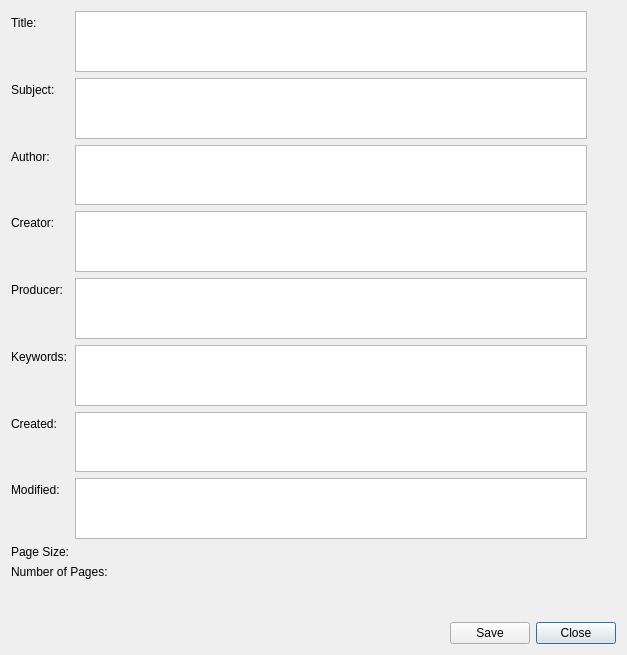
<?xml version="1.0" encoding="UTF-8"?>
<ui version="4.0">
 <class>PropDialog</class>
 <widget class="QDialog" name="PropDialog">
  <property name="geometry">
   <rect>
    <x>0</x>
    <y>0</y>
    <width>627</width>
    <height>655</height>
   </rect>
  </property>
  <property name="windowTitle">
   <string>PDF Information</string>
  </property>
  <layout class="QFormLayout" name="formLayout">
   <item row="0" column="0">
    <widget class="QLabel" name="titleL">
     <property name="text">
      <string>Title:</string>
     </property>
    </widget>
   </item>
   <item row="0" column="1">
    <widget class="QTextEdit" name="titleE">
     <property name="sizePolicy">
      <sizepolicy hsizetype="Preferred" vsizetype="Preferred">
       <horstretch>0</horstretch>
       <verstretch>0</verstretch>
      </sizepolicy>
     </property>
     <property name="minimumSize">
      <size>
       <width>256</width>
       <height>16</height>
      </size>
     </property>
     <property name="maximumSize">
      <size>
       <width>512</width>
       <height>128</height>
      </size>
     </property>
     <property name="acceptDrops">
      <bool>false</bool>
     </property>
     <property name="verticalScrollBarPolicy">
      <enum>Qt::ScrollBarAlwaysOff</enum>
     </property>
     <property name="horizontalScrollBarPolicy">
      <enum>Qt::ScrollBarAlwaysOff</enum>
     </property>
     <property name="sizeAdjustPolicy">
      <enum>QAbstractScrollArea::AdjustToContents</enum>
     </property>
     <property name="readOnly">
      <bool>true</bool>
     </property>
     <property name="acceptRichText">
      <bool>false</bool>
     </property>
     <property name="textInteractionFlags">
      <set>Qt::TextSelectableByKeyboard</set>
     </property>
    </widget>
   </item>
   <item row="2" column="0">
    <widget class="QLabel" name="subjectL">
     <property name="text">
      <string>Subject:</string>
     </property>
    </widget>
   </item>
   <item row="2" column="1">
    <widget class="QTextEdit" name="subjectE">
     <property name="sizePolicy">
      <sizepolicy hsizetype="Preferred" vsizetype="Preferred">
       <horstretch>0</horstretch>
       <verstretch>0</verstretch>
      </sizepolicy>
     </property>
     <property name="minimumSize">
      <size>
       <width>256</width>
       <height>16</height>
      </size>
     </property>
     <property name="maximumSize">
      <size>
       <width>512</width>
       <height>128</height>
      </size>
     </property>
     <property name="acceptDrops">
      <bool>false</bool>
     </property>
     <property name="verticalScrollBarPolicy">
      <enum>Qt::ScrollBarAlwaysOff</enum>
     </property>
     <property name="horizontalScrollBarPolicy">
      <enum>Qt::ScrollBarAlwaysOff</enum>
     </property>
     <property name="sizeAdjustPolicy">
      <enum>QAbstractScrollArea::AdjustToContents</enum>
     </property>
     <property name="readOnly">
      <bool>true</bool>
     </property>
     <property name="acceptRichText">
      <bool>false</bool>
     </property>
     <property name="textInteractionFlags">
      <set>Qt::TextSelectableByKeyboard</set>
     </property>
    </widget>
   </item>
   <item row="4" column="0">
    <widget class="QLabel" name="authorL">
     <property name="text">
      <string>Author:</string>
     </property>
    </widget>
   </item>
   <item row="4" column="1">
    <widget class="QTextEdit" name="authorE">
     <property name="sizePolicy">
      <sizepolicy hsizetype="Preferred" vsizetype="Preferred">
       <horstretch>0</horstretch>
       <verstretch>0</verstretch>
      </sizepolicy>
     </property>
     <property name="minimumSize">
      <size>
       <width>256</width>
       <height>16</height>
      </size>
     </property>
     <property name="maximumSize">
      <size>
       <width>512</width>
       <height>128</height>
      </size>
     </property>
     <property name="acceptDrops">
      <bool>false</bool>
     </property>
     <property name="verticalScrollBarPolicy">
      <enum>Qt::ScrollBarAlwaysOff</enum>
     </property>
     <property name="horizontalScrollBarPolicy">
      <enum>Qt::ScrollBarAlwaysOff</enum>
     </property>
     <property name="sizeAdjustPolicy">
      <enum>QAbstractScrollArea::AdjustToContents</enum>
     </property>
     <property name="readOnly">
      <bool>true</bool>
     </property>
     <property name="acceptRichText">
      <bool>false</bool>
     </property>
     <property name="textInteractionFlags">
      <set>Qt::TextSelectableByMouse</set>
     </property>
    </widget>
   </item>
   <item row="6" column="0">
    <widget class="QLabel" name="creatorL">
     <property name="text">
      <string>Creator:</string>
     </property>
    </widget>
   </item>
   <item row="6" column="1">
    <widget class="QTextEdit" name="creatorE">
     <property name="sizePolicy">
      <sizepolicy hsizetype="Preferred" vsizetype="Preferred">
       <horstretch>0</horstretch>
       <verstretch>0</verstretch>
      </sizepolicy>
     </property>
     <property name="minimumSize">
      <size>
       <width>256</width>
       <height>16</height>
      </size>
     </property>
     <property name="maximumSize">
      <size>
       <width>512</width>
       <height>128</height>
      </size>
     </property>
     <property name="acceptDrops">
      <bool>false</bool>
     </property>
     <property name="verticalScrollBarPolicy">
      <enum>Qt::ScrollBarAlwaysOff</enum>
     </property>
     <property name="horizontalScrollBarPolicy">
      <enum>Qt::ScrollBarAlwaysOff</enum>
     </property>
     <property name="sizeAdjustPolicy">
      <enum>QAbstractScrollArea::AdjustToContents</enum>
     </property>
     <property name="lineWrapMode">
      <enum>QTextEdit::WidgetWidth</enum>
     </property>
     <property name="readOnly">
      <bool>true</bool>
     </property>
     <property name="acceptRichText">
      <bool>false</bool>
     </property>
     <property name="textInteractionFlags">
      <set>Qt::TextSelectableByMouse</set>
     </property>
    </widget>
   </item>
   <item row="8" column="0">
    <widget class="QLabel" name="producerL">
     <property name="text">
      <string>Producer:</string>
     </property>
    </widget>
   </item>
   <item row="8" column="1">
    <widget class="QTextEdit" name="producerE">
     <property name="sizePolicy">
      <sizepolicy hsizetype="Preferred" vsizetype="Preferred">
       <horstretch>0</horstretch>
       <verstretch>0</verstretch>
      </sizepolicy>
     </property>
     <property name="minimumSize">
      <size>
       <width>256</width>
       <height>16</height>
      </size>
     </property>
     <property name="maximumSize">
      <size>
       <width>512</width>
       <height>128</height>
      </size>
     </property>
     <property name="acceptDrops">
      <bool>false</bool>
     </property>
     <property name="verticalScrollBarPolicy">
      <enum>Qt::ScrollBarAlwaysOff</enum>
     </property>
     <property name="horizontalScrollBarPolicy">
      <enum>Qt::ScrollBarAlwaysOff</enum>
     </property>
     <property name="sizeAdjustPolicy">
      <enum>QAbstractScrollArea::AdjustToContents</enum>
     </property>
     <property name="readOnly">
      <bool>true</bool>
     </property>
     <property name="acceptRichText">
      <bool>false</bool>
     </property>
    </widget>
   </item>
   <item row="10" column="0">
    <widget class="QLabel" name="keywordsL">
     <property name="text">
      <string>Keywords:</string>
     </property>
    </widget>
   </item>
   <item row="10" column="1">
    <widget class="QTextEdit" name="keywordE">
     <property name="enabled">
      <bool>true</bool>
     </property>
     <property name="sizePolicy">
      <sizepolicy hsizetype="Preferred" vsizetype="Preferred">
       <horstretch>0</horstretch>
       <verstretch>0</verstretch>
      </sizepolicy>
     </property>
     <property name="minimumSize">
      <size>
       <width>256</width>
       <height>16</height>
      </size>
     </property>
     <property name="maximumSize">
      <size>
       <width>512</width>
       <height>128</height>
      </size>
     </property>
     <property name="acceptDrops">
      <bool>false</bool>
     </property>
     <property name="autoFillBackground">
      <bool>false</bool>
     </property>
     <property name="frameShape">
      <enum>QFrame::StyledPanel</enum>
     </property>
     <property name="frameShadow">
      <enum>QFrame::Sunken</enum>
     </property>
     <property name="verticalScrollBarPolicy">
      <enum>Qt::ScrollBarAlwaysOff</enum>
     </property>
     <property name="horizontalScrollBarPolicy">
      <enum>Qt::ScrollBarAlwaysOff</enum>
     </property>
     <property name="sizeAdjustPolicy">
      <enum>QAbstractScrollArea::AdjustToContents</enum>
     </property>
     <property name="readOnly">
      <bool>true</bool>
     </property>
     <property name="acceptRichText">
      <bool>false</bool>
     </property>
    </widget>
   </item>
   <item row="12" column="0">
    <widget class="QLabel" name="createdL">
     <property name="text">
      <string>Created: </string>
     </property>
    </widget>
   </item>
   <item row="12" column="1">
    <widget class="QTextEdit" name="createdEntry">
     <property name="enabled">
      <bool>true</bool>
     </property>
     <property name="sizePolicy">
      <sizepolicy hsizetype="Preferred" vsizetype="Preferred">
       <horstretch>0</horstretch>
       <verstretch>0</verstretch>
      </sizepolicy>
     </property>
     <property name="minimumSize">
      <size>
       <width>256</width>
       <height>16</height>
      </size>
     </property>
     <property name="maximumSize">
      <size>
       <width>512</width>
       <height>128</height>
      </size>
     </property>
     <property name="acceptDrops">
      <bool>false</bool>
     </property>
     <property name="autoFillBackground">
      <bool>false</bool>
     </property>
     <property name="frameShape">
      <enum>QFrame::StyledPanel</enum>
     </property>
     <property name="frameShadow">
      <enum>QFrame::Sunken</enum>
     </property>
     <property name="verticalScrollBarPolicy">
      <enum>Qt::ScrollBarAlwaysOff</enum>
     </property>
     <property name="horizontalScrollBarPolicy">
      <enum>Qt::ScrollBarAlwaysOff</enum>
     </property>
     <property name="sizeAdjustPolicy">
      <enum>QAbstractScrollArea::AdjustToContents</enum>
     </property>
     <property name="readOnly">
      <bool>true</bool>
     </property>
     <property name="acceptRichText">
      <bool>false</bool>
     </property>
    </widget>
   </item>
   <item row="14" column="0">
    <widget class="QLabel" name="modifiedL">
     <property name="text">
      <string>Modified: </string>
     </property>
    </widget>
   </item>
   <item row="14" column="1">
    <widget class="QTextEdit" name="modifiedEntry">
     <property name="enabled">
      <bool>true</bool>
     </property>
     <property name="sizePolicy">
      <sizepolicy hsizetype="Preferred" vsizetype="Preferred">
       <horstretch>0</horstretch>
       <verstretch>0</verstretch>
      </sizepolicy>
     </property>
     <property name="minimumSize">
      <size>
       <width>256</width>
       <height>16</height>
      </size>
     </property>
     <property name="maximumSize">
      <size>
       <width>512</width>
       <height>128</height>
      </size>
     </property>
     <property name="acceptDrops">
      <bool>false</bool>
     </property>
     <property name="autoFillBackground">
      <bool>false</bool>
     </property>
     <property name="frameShape">
      <enum>QFrame::StyledPanel</enum>
     </property>
     <property name="frameShadow">
      <enum>QFrame::Sunken</enum>
     </property>
     <property name="verticalScrollBarPolicy">
      <enum>Qt::ScrollBarAlwaysOff</enum>
     </property>
     <property name="horizontalScrollBarPolicy">
      <enum>Qt::ScrollBarAlwaysOff</enum>
     </property>
     <property name="sizeAdjustPolicy">
      <enum>QAbstractScrollArea::AdjustToContents</enum>
     </property>
     <property name="readOnly">
      <bool>true</bool>
     </property>
     <property name="acceptRichText">
      <bool>false</bool>
     </property>
    </widget>
   </item>
   <item row="16" column="0">
    <widget class="QLabel" name="sizeL">
     <property name="text">
      <string>Page Size:</string>
     </property>
    </widget>
   </item>
   <item row="17" column="0" colspan="2">
    <widget class="QLabel" name="numberL">
     <property name="text">
      <string>Number of Pages:</string>
     </property>
    </widget>
   </item>
   <item row="19" column="0" colspan="2">
    <layout class="QHBoxLayout" name="horizontalLayout">
     <item>
      <spacer name="horizontalSpacer">
       <property name="orientation">
        <enum>Qt::Horizontal</enum>
       </property>
       <property name="sizeHint" stdset="0">
        <size>
         <width>40</width>
         <height>20</height>
        </size>
       </property>
      </spacer>
     </item>
     <item>
      <widget class="QPushButton" name="saveButton">
       <property name="text">
        <string>Save</string>
       </property>
      </widget>
     </item>
     <item>
      <widget class="QPushButton" name="closeButton">
       <property name="text">
        <string>Close</string>
       </property>
       <property name="autoDefault">
        <bool>true</bool>
       </property>
       <property name="default">
        <bool>true</bool>
       </property>
       <property name="flat">
        <bool>false</bool>
       </property>
      </widget>
     </item>
    </layout>
   </item>
   <item row="18" column="0">
    <spacer name="verticalSpacer">
     <property name="orientation">
      <enum>Qt::Vertical</enum>
     </property>
     <property name="sizeHint" stdset="0">
      <size>
       <width>20</width>
       <height>40</height>
      </size>
     </property>
    </spacer>
   </item>
  </layout>
 </widget>
 <resources/>
 <connections/>
</ui>
